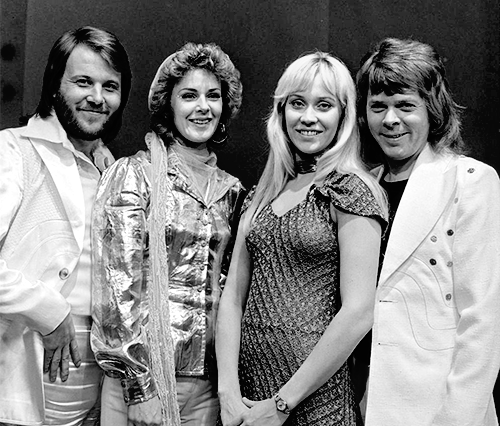
#> input picture OpenCV/abba.png, 500 x 426 px
$ jupyter execute --allow-errors Medium_computer_vision.ipynb   (text cells are left out)
#> lines starting #> are read from the running program, lines starting #| are printed output that depends on the picture; after the words box and inside, x2 and y2 are one past the last pixel; in counts of white or black regions, pixels touching at a corner belong together
[cell 1]
import numpy as np
import cv2
import matplotlib.pyplot as plt

[cell 2]
img = cv2.imread("car.jpg")

#> (a cell that did not finish here is left out)

[cell 4]
edges = cv2.Canny(img, 150, 200)

#> (a cell that did not finish here is left out)

#> (a cell that did not finish here is left out)

#> (a cell that did not finish here is left out)

#> (a cell that did not finish here is left out)

#> (a cell that did not finish here is left out)

#> (a cell that did not finish here is left out)

#> (a cell that did not finish here is left out)

#> (a cell that did not finish here is left out)

#> (a cell that did not finish here is left out)

#> (a cell that did not finish here is left out)

#> (a cell that did not finish here is left out)

[cell 16]
face_cascade = cv2.CascadeClassifier('haarcascade_frontalface_default.xml')

[cell 17]
img = cv2.imread("abba.png")
#> img is the input picture: shape (426, 500, 3); min 0, max 255, mean 130.8

[cell 18]
plt.imshow(img);

[cell 19]
gray = cv2.cvtColor(img, cv2.COLOR_BGR2GRAY)

[cell 20]
plt.imshow(gray);

[cell 21]
faces = face_cascade.detectMultiScale(gray, 1.3, 4)
#> faces = [[170, 71, 64, 64], [56, 54, 78, 78], [271, 74, 77, 77], [352, 76, 78, 78]]

[cell 22]
faces
#> Out has the same summary as faces

[cell 23]
for (x, y, w, h) in faces:
    cv2.rectangle(img, (x, y), (x+w, y+h), (255, 0, 0), 2)
    crop_face = img[y:y+h, x:x+w]
    cv2.imwrite("crop_faces/"+str(y)+str(w)+str(h)+"_faces.jpg", crop_face)
#> this loop made 4 passes
#> pass 1, `crop_face = img[y:y+h, x:x+w]`:
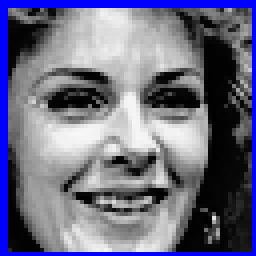
#> crop_face: shape (64, 64, 3) (shown 4 times larger); mean B, G, R 131.5, 108.1, 108.1
#> pass 2, `crop_face = img[y:y+h, x:x+w]`:
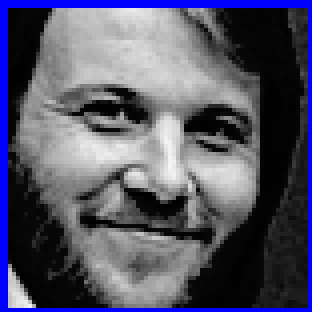
#> crop_face: shape (78, 78, 3) (shown 4 times larger); mean B, G, R 104.5, 85.2, 85.2
#> pass 3, `crop_face = img[y:y+h, x:x+w]`:
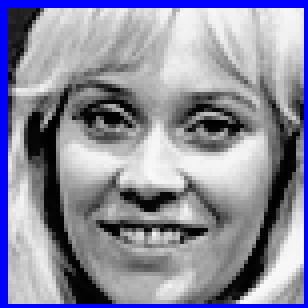
#> crop_face: shape (77, 77, 3) (shown 4 times larger); mean B, G, R 158.7, 139.2, 139.2
#> after the loop:
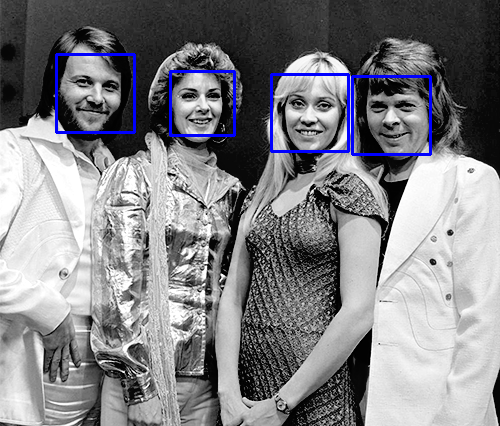
#> img: shape (426, 500, 3); 1.67% of pixels changed, all inside (x1, y1, x2, y2) = (55, 53, 432, 156)

[cell 24]
cv2.imshow('img', img)
cv2.waitKey(0)
#> Out = 27

[cell 25]
plt.imshow(img);

[cell 26]
# Load the cascade

face_cascade = cv2.CascadeClassifier('haarcascade_frontalface_default.xml')

[cell 27]
# To capture video from webcam
cap = cv2.VideoCapture(0)

# To use a video file as input
#cap = cv2.VideoCapture('filename.mp4')

[cell 28]
while True:
    # Read the frame
    _, img = cap.read()
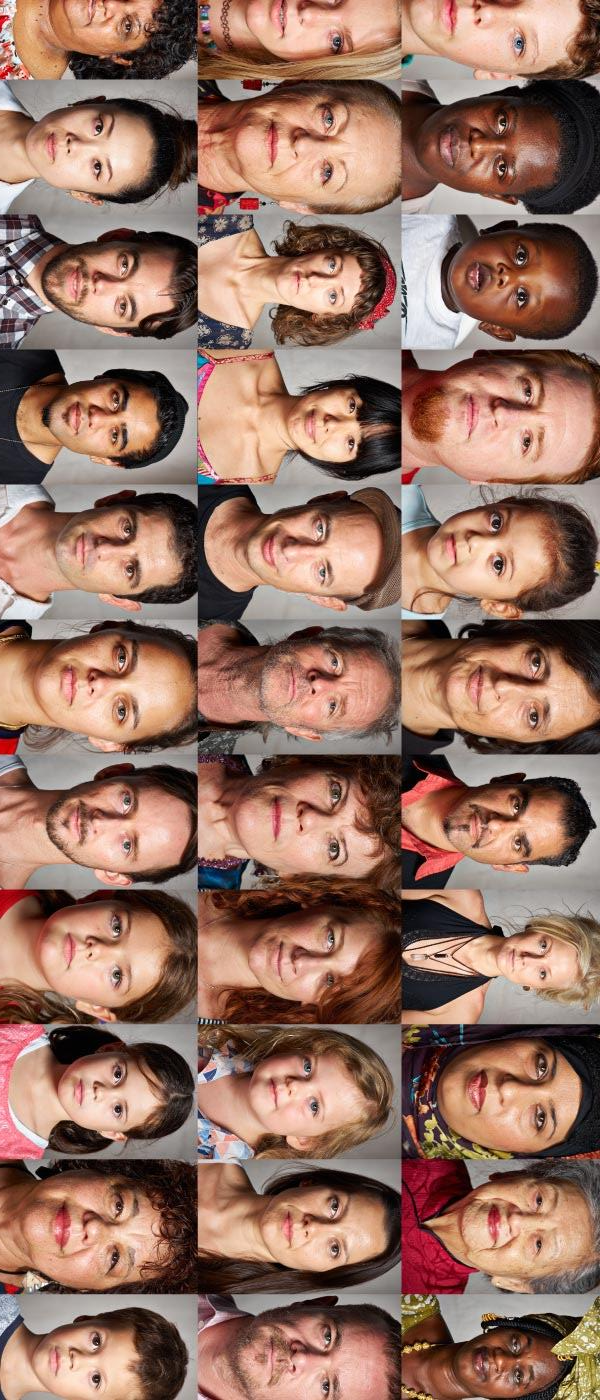
#> input picture OpenCV/museum.jpg, 600 x 1400 px, given in place of the camera
#> img is the input picture: shape (1400, 600, 3); mean B, G, R 100, 114.4, 149.6

    # Convert to grayscale
    gray = cv2.cvtColor(img, cv2.COLOR_BGR2GRAY)
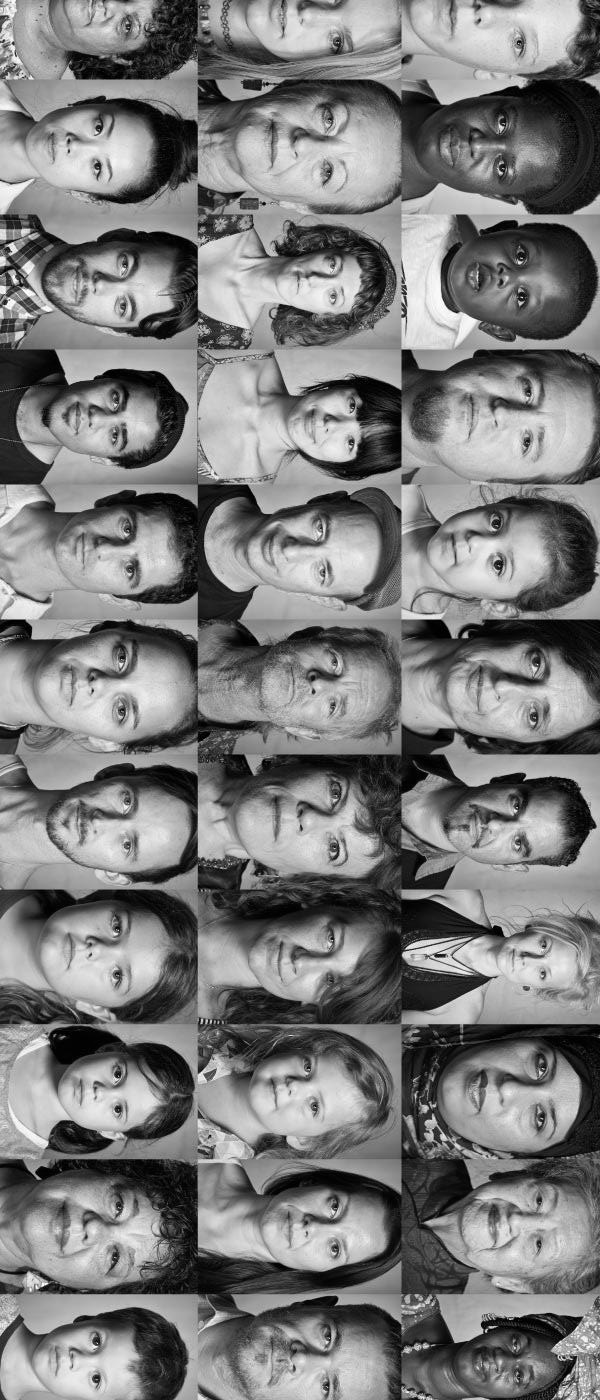
#> gray: shape (1400, 600); min 0, max 255, mean 123.3

    # Detect the faces
    faces = face_cascade.detectMultiScale(gray, 1.3, 4)
#> faces = [[56, 1061, 65, 65], [244, 1053, 76, 76], [32, 904, 94, 94], [20, 1174, 108, 108]]

    # Draw the rectangle around each face
    for (x, y, w, h) in faces:
        cv2.rectangle(img, (x, y), (x+w, y+h), (255, 0, 0), 2)
#> this loop made 4 passes
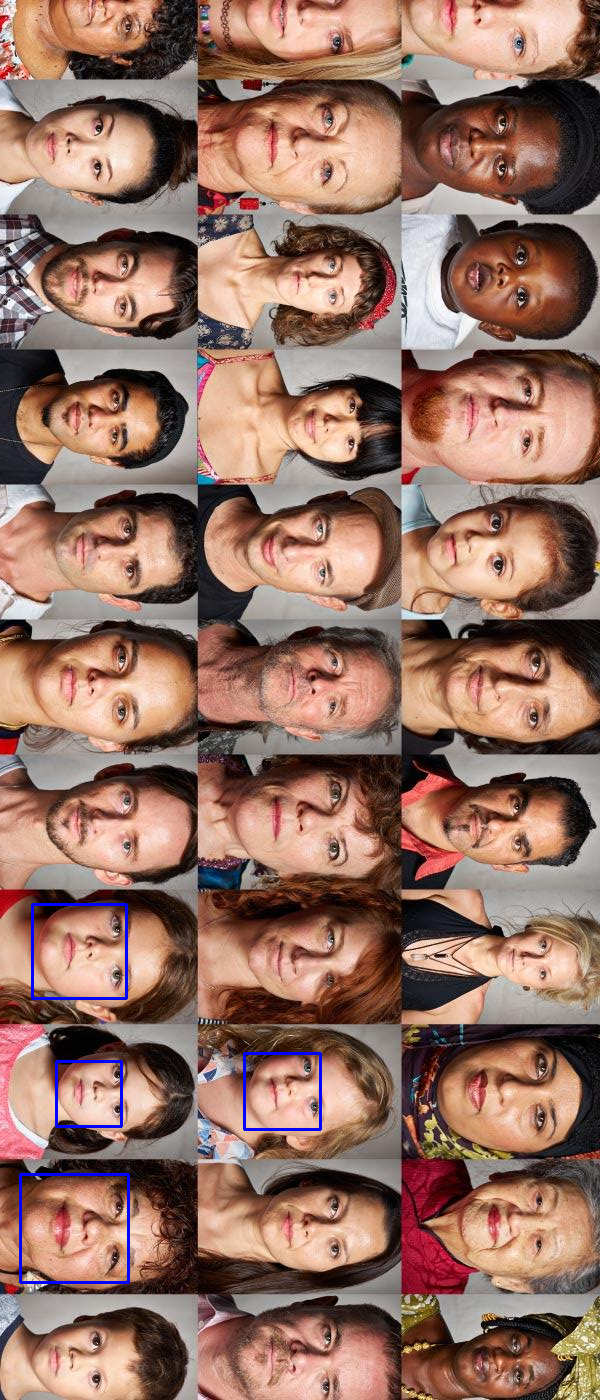
#> img: shape (1400, 600, 3); 0.49% of pixels changed, all inside (x1, y1, x2, y2) = (19, 903, 322, 1284)

    # Display
    cv2.imshow('img', img)

    # Stop if escape key is pressed
    k = cv2.waitKey(30) & 0xff
#> (key Esc is pressed here)
    if k == 27:   # 27 = ESC key
        break

# Release the VideoCapture object
cap.release()
cv2.waitKey(0)  # without this the cv2 window hangs
#> Out = 27
